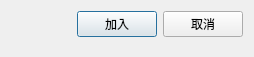
<?xml version="1.0" encoding="UTF-8"?>
<ui version="4.0">
 <class>Dialog</class>
 <widget class="QDialog" name="Dialog">
  <property name="geometry">
   <rect>
    <x>0</x>
    <y>0</y>
    <width>254</width>
    <height>57</height>
   </rect>
  </property>
  <property name="windowTitle">
   <string/>
  </property>
  <layout class="QVBoxLayout" name="verticalLayout_2">
   <item>
    <layout class="QVBoxLayout" name="verticalLayout"/>
   </item>
   <item>
    <layout class="QHBoxLayout" name="horizontalLayout">
     <item>
      <spacer name="horizontalSpacer">
       <property name="orientation">
        <enum>Qt::Horizontal</enum>
       </property>
       <property name="sizeHint" stdset="0">
        <size>
         <width>40</width>
         <height>20</height>
        </size>
       </property>
      </spacer>
     </item>
     <item>
      <widget class="QPushButton" name="pushButtonOk">
       <property name="text">
        <string>加入</string>
       </property>
      </widget>
     </item>
     <item>
      <widget class="QPushButton" name="pushButtonCancle">
       <property name="text">
        <string>取消</string>
       </property>
      </widget>
     </item>
    </layout>
   </item>
   <item>
    <spacer name="verticalSpacer">
     <property name="orientation">
      <enum>Qt::Vertical</enum>
     </property>
     <property name="sizeHint" stdset="0">
      <size>
       <width>20</width>
       <height>40</height>
      </size>
     </property>
    </spacer>
   </item>
  </layout>
 </widget>
 <resources/>
 <connections/>
</ui>
